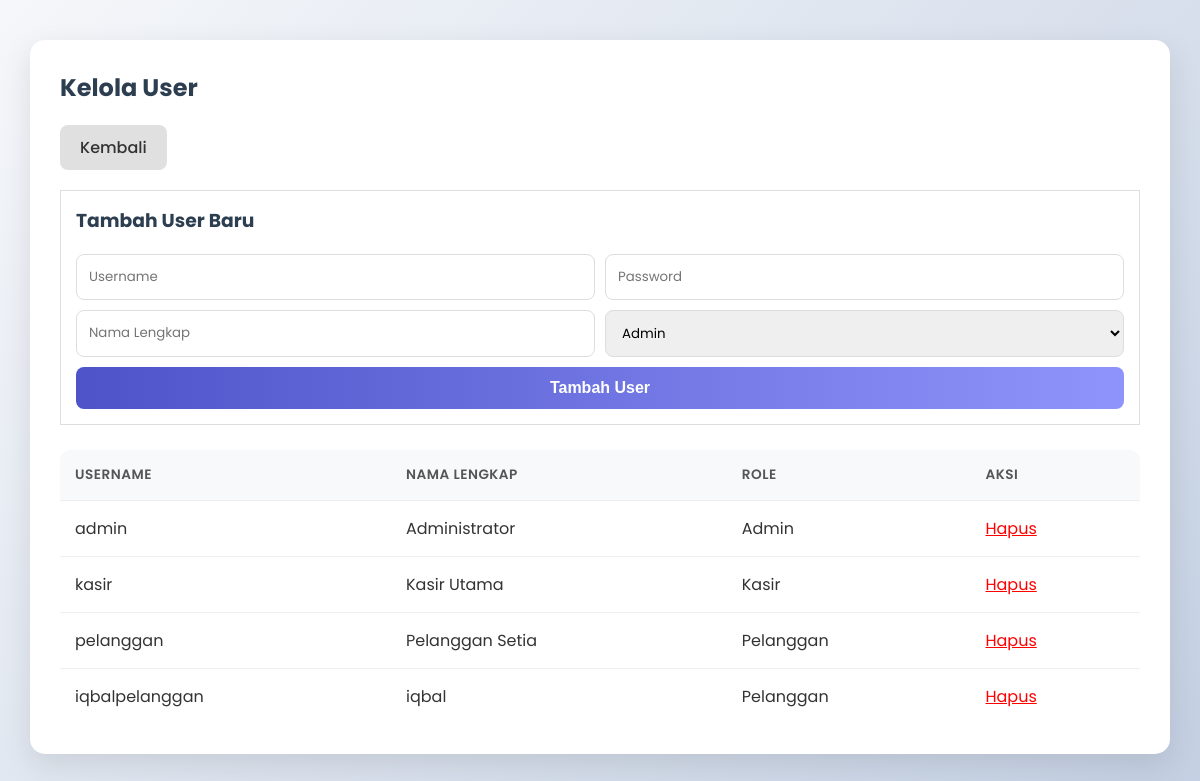
The page /index.php?page=user (signed in) on the database its author committed.
### tables this page shows
CREATE TABLE `master_user` (
  `id` int(11) NOT NULL,
  `username` varchar(50) NOT NULL,
  `password` varchar(255) NOT NULL,
  `nama_lengkap` varchar(100) NOT NULL,
  `role` enum('admin','kasir','pelanggan') NOT NULL,
  `created_at` timestamp NOT NULL DEFAULT current_timestamp()
);

### app/Config/Database.php (called while the page is built, shortened)
<?php
class Database {
    private $host = 'localhost';
    private $db_name = 'db_travel_booking';
    private $username = 'root';
    private $password = '';
    private $conn;
    private static $instance = null;
    private function __construct() {
        try {
            $dsn = "mysql:host=" . $this->host . ";dbname=" . $this->db_name;
            $this->conn = new PDO($dsn, $this->username, $this->password);
            $this->conn->setAttribute(PDO::ATTR_ERRMODE, PDO::ERRMODE_EXCEPTION);
            $this->conn->setAttribute(PDO::ATTR_DEFAULT_FETCH_MODE, PDO::FETCH_ASSOC);
        } catch(PDOException $e) {
            die("Connection Error: " . $e->getMessage());
        }
    }
    public static function getInstance() {
        if (self::$instance == null) {
            self::$instance = new Database();
        }
        return self::$instance;
    }
    public function getConnection() {
        return $this->conn;
    }
}

### app/Classes/BaseModel.php (called while the page is built, shortened)
<?php
class BaseModel {
    public function __construct() {
        $this->db = Database::getInstance()->getConnection();
    }
}

### app/Classes/User.php (called while the page is built, shortened)
<?php
class User extends BaseModel implements ICrud {
    public function index() {
        $stmt = $this->db->prepare("SELECT * FROM master_user");
        $stmt->execute();
        $results = $stmt->fetchAll(PDO::FETCH_ASSOC);
        $data = [];
        foreach ($results as $row) {
            $obj = new \stdClass();
            $obj->id = $row['id'];
            $obj->username = $row['username'];
            $obj->fullname = $row['nama_lengkap'];
            $obj->role = $row['role'];
            $data[] = $obj;
        }
        return $data;
    }
}

### app/Views/user/index.php (the view, shortened to what this page needs)
<?php
$model = new User();
$list = $model->index();
?>
<div class="container">
    <h2>Kelola User</h2>
    <a href="index.php?page=dashboard" class="button-link">Kembali</a>
    <div style="margin-top: 20px; padding: 15px; border: 1px solid #ddd; background: white;">
        <h3>Tambah User Baru</h3>
        <form method="POST" action="">
            <div style="display: grid; grid-template-columns: 1fr 1fr; gap: 10px;">
                <input type="text" name="username" placeholder="Username" required>
                <input type="password" name="password" placeholder="Password" required>
                <input type="text" name="fullname" placeholder="Nama Lengkap" required>
                <select name="role">
                    <option value="admin">Admin</option>
                </select>
            </div>
            <button type="submit" style="margin-top: 10px;">Tambah User</button>
        </form>
    </div>
    <table>
        <thead>
            <tr>
                <th>Username</th>
                <th>Nama Lengkap</th>
                <th>Role</th>
                <th>Aksi</th>
            </tr>
        </thead>
        <tbody>
            <?php foreach ($list as $u): ?>
            <tr>
                <td><?= htmlspecialchars($u->username) ?></td>
                <td><?= htmlspecialchars($u->fullname) ?></td>
                <td><?= ucfirst($u->role) ?></td>
                <td>
                    <a href="index.php?page=user&action=delete&id=<?= $u->id ?>" onclick="return confirm('Hapus user ini?')" style="color:red;">Hapus</a>
                </td>
            </tr>
            <?php endforeach; ?>
        </tbody>
    </table>
</div>

### public/css/style.css (style rules this page uses)
:root { --primary: #4e54c8; --secondary: #8f94fb; --accent: #ff6b6b; --bg-color: #f0f2f5; --text-color: #333; --sidebar-width: 250px; --white: #ffffff; --shadow: 0 4px 15px rgba(0, 0, 0, 0.05); }
body { font-family: 'Poppins', sans-serif; background: linear-gradient(135deg, #f5f7fa 0%, #c3cfe2 100%); background-attachment: fixed; margin: 0; padding: 0; color: var(--text-color); }
.container { width: 90%; margin: 40px auto; max-width: 1200px; background: var(--white); padding: 30px; border-radius: 15px; box-shadow: 0 10px 30px rgba(0, 0, 0, 0.1); }
h1, h2, h3 { color: #2c3e50; margin-top: 0; }
input[type="text"], input[type="password"], input[type="number"], input[type="email"], input[type="datetime-local"], input[type="time"], select, textarea { width: 100%; padding: 12px; border: 1px solid #ddd; border-radius: 8px; box-sizing: border-box; font-family: inherit; transition: 0.3s; }
button { background: linear-gradient(to right, var(--primary), var(--secondary)); color: white; padding: 12px 20px; border: none; border-radius: 8px; cursor: pointer; font-size: 16px; font-weight: 600; transition: transform 0.2s, box-shadow 0.2s; width: 100%; }
.button-link { display: inline-block; padding: 10px 20px; background: #e0e0e0; text-decoration: none; color: #333; border-radius: 8px; margin-right: 10px; font-weight: 500; transition: 0.3s; }
table { width: 100%; border-collapse: separate; border-spacing: 0; margin-top: 25px; border-radius: 10px; overflow: hidden; }
th, td { padding: 15px; text-align: left; border-bottom: 1px solid #eee; }
th { background-color: #f8f9fa; color: #555; font-weight: 600; text-transform: uppercase; font-size: 0.85em; letter-spacing: 0.5px; }
tr:last-child td { border-bottom: none; }

### rows shown on the page
master_user: username "admin", nama_lengkap "Administrator", role "Admin"
master_user: username "kasir", nama_lengkap "Kasir Utama", role "Kasir"
master_user: username "pelanggan", nama_lengkap "Pelanggan Setia", role "Pelanggan"
master_user: username "iqbalpelanggan", nama_lengkap "iqbal", role "Pelanggan"
